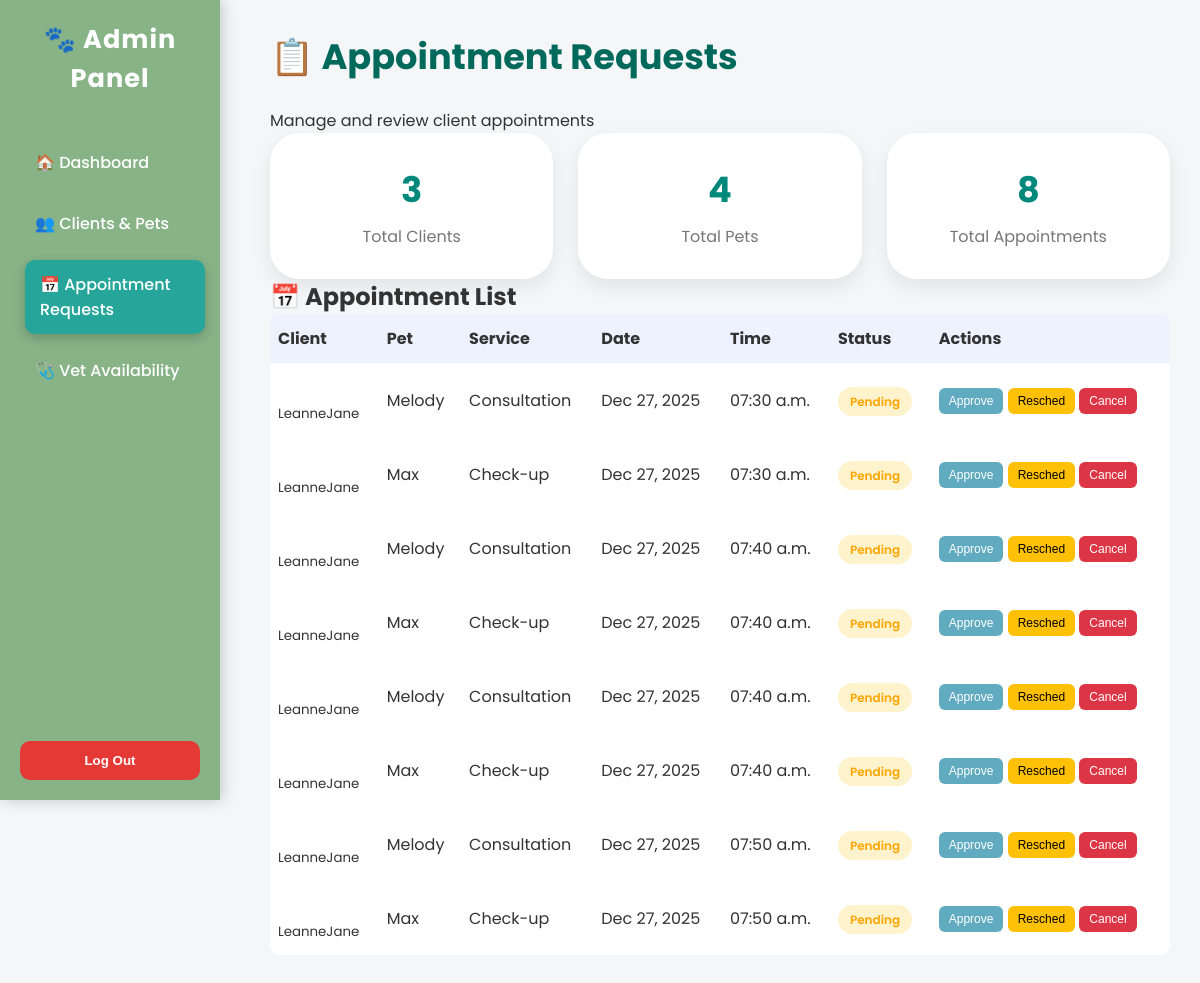
/appointment-requests/, run on the app's committed database.
### main/models.py (models this page shows, shortened)
class Appointment(models.Model):
    APPOINTMENT_TYPES = [
        ('Vaccination', 'Vaccination'),
        ('Grooming', 'Grooming'),
        ('Check-up', 'Check-up'),
        ('Consultation', 'Consultation'),
    ]
    STATUS_CHOICES = [
        ('Pending', 'Pending'),
        ('Approved', 'Approved'),
        ('Rejected', 'Rejected'),
    ]
    PAYMENT_STATUS = [
        ('Unpaid', 'Unpaid'),
        ('Paid', 'Paid'),
    ]
    user = models.ForeignKey(User, on_delete=models.CASCADE)
    pet = models.ForeignKey(
        Pet,
        on_delete=models.SET_NULL,
        null=True,
        blank=True,
        related_name='appointments'
    )
    date = models.DateField()
    time = models.TimeField()
    appointment_type = models.CharField(
        max_length=20,
        choices=APPOINTMENT_TYPES
    )
    notes = models.TextField(blank=True)
    status = models.CharField(
        max_length=20,
        choices=STATUS_CHOICES,
        default='Pending'
    )
    payment_status = models.CharField(
        max_length=10,
        choices=PAYMENT_STATUS,
        default='Unpaid'
    )
    created_at = models.DateTimeField(auto_now_add=True)
    class Meta:
        ordering = ['date', 'time']

class Pet(models.Model):
    owner = models.ForeignKey(User, on_delete=models.CASCADE)
    name = models.CharField(max_length=100)
    species = models.CharField(max_length=50)
    breed = models.CharField(max_length=100, blank=True, null=True)
    gender = models.CharField(max_length=10)
    color = models.CharField(max_length=50, blank=True, null=True)
    birthday = models.DateField(blank=True, null=True)
    age = models.PositiveIntegerField(default=0)
    weight = models.DecimalField(max_digits=5, decimal_places=2, blank=True, null=True)
    image = models.ImageField(upload_to='pets/', blank=True, null=True)
    is_active = models.BooleanField(default=True)  # Soft-delete flag

### main/views.py (the view)
# urls.py: path('appointment-requests/', views.appointment_requests, name='appointment_requests'),
def appointment_requests(request):
    appointments = Appointment.objects.select_related('user', 'pet').all().order_by('-date', 'time')
    total_users = User.objects.filter(is_staff=False).count()
    total_pets = Pet.objects.count()
    total_appointments = appointments.count()
    context = {
        'appointments': appointments,
        'total_users': total_users,
        'total_pets': total_pets,
        'total_appointments': total_appointments
    }
    return render(request, 'admin/appointment_requests.html', context)

### main/templates/admin/appointment_requests.html (shortened to what this page needs)
{% load static %}
<!DOCTYPE html>
<html lang="en">
<head>
    <link rel="stylesheet" href="{% static 'css/admin/admin_dashboard.css' %}">
    <link rel="stylesheet" href="{% static 'css/admin/appointment_list.css' %}">
</head>
<body>
<div class="sidebar">
    <div>
        <h2>🐾 Admin Panel</h2>
        <div class="nav-links">
            <a href="{% url 'admin_dashboard' %}">🏠 Dashboard</a>
            <a href="{% url 'clients_pets' %}">👥 Clients & Pets</a>
            <a href="{% url 'appointment_requests' %}" class="active">📅 Appointment Requests</a>
            <a href="{% url 'vet_availability_admin' %}">🩺 Vet Availability</a>
        </div>
    </div>
    <form action="{% url 'logout' %}" method="post">
        <button type="submit" class="logout-btn">Log Out</button>
    </form>
</div>
<div class="main-content">
    <div class="dashboard-header">
        <h1>📋 Appointment Requests</h1>
        <p>Manage and review client appointments</p>
    </div>
    <div class="card-container">
        <div class="card">
            <h2>{{ total_users }}</h2>
            <p>Total Clients</p>
        </div>
        <div class="card">
            <h2>{{ total_pets }}</h2>
            <p>Total Pets</p>
        </div>
        <div class="card">
            <h2>{{ total_appointments }}</h2>
            <p>Total Appointments</p>
        </div>
    </div>
    <div class="table-container">
        <h2>📅 Appointment List</h2>
        <table class="data-table">
            <thead>
                <tr>
                    <th>Client</th>
                    <th>Pet</th>
                    <th>Service</th>
                    <th>Date</th>
                    <th>Time</th>
                    <th>Status</th>
                    <th>Actions</th>
                </tr>
            </thead>
            <tbody>
            {% for a in appointments %}
                <tr>
                    <td>
                        <strong>{{ a.user.first_name }} {{ a.user.last_name }}</strong><br>
                        <small>{{ a.user.username }}</small>
                    </td>
                    <td>{{ a.pet.name }}</td>
                    <td>{{ a.appointment_type }}</td>
                    <td>{{ a.date|date:"M d, Y" }}</td>
                    <td>{{ a.time|time:"h:i a" }}</td>
                    <td>
                        <span class="status {{ a.status|lower }}">
                            {{ a.status }}
                        </span>
                    </td>
                    <td class="action-buttons">
                        <button class="btn approve"
                                onclick="confirmAction('approve', {{ a.id }})"
                                {% if a.status != 'Pending' %}disabled{% endif %}>
                            Approve
                        </button>
                        <button class="btn resched"
                                onclick="openReschedule({{ a.id }})"
                                {% if a.status == 'Cancelled' %}disabled{% endif %}>
                            Resched
                        </button>
                        <button class="btn cancel"
                                onclick="confirmAction('cancel', {{ a.id }})"
                                {% if a.status == 'Cancelled' %}disabled{% endif %}>
                            Cancel
                        </button>
                    </td>
                </tr>
            {% empty %}
                <tr>
                    <td colspan="7" style="text-align:center;">
                        No appointment requests found.
                    </td>
                </tr>
            {% endfor %}
            </tbody>
        </table>
    </div>
</div>
</body>
</html>

### main/static/css/admin/admin_dashboard.css (style rules this page uses)
:root { --primary: #00897b; --secondary: #26a69a; --dark: #00695c; --light: #f4f6f9; --white: #fff; --danger: #e53935; }
* { box-sizing: border-box; margin: 0; padding: 0; }
body { font-family: 'Poppins', sans-serif; background: var(--light); color: #333; }
.sidebar { width: 260px; height: 100vh; position: fixed; display: flex; flex-direction: column; justify-content: space-between; padding: 25px 20px; background: linear-gradient(180deg, var(--dark), var(--primary)); color: var(--white); box-shadow: 2px 0 15px rgba(0,0,0,0.2); }
.sidebar h2 { text-align: center; font-size: 1.6rem; font-weight: 700; margin-bottom: 40px; letter-spacing: 1px; }
.nav-links a { display: flex; align-items: center; padding: 12px 15px; margin-bottom: 12px; border-radius: 10px; color: var(--white); font-weight: 500; text-decoration: none; transition: all 0.3s ease; }
.nav-links a:hover, .nav-links a.active { background: var(--secondary); transform: translateX(5px); box-shadow: 0 4px 12px rgba(0,0,0,0.2); }
.logout-btn { width: 100%; padding: 12px; border: none; border-radius: 10px; background: var(--danger); color: var(--white); font-weight: 600; cursor: pointer; transition: 0.3s; }
.main-content { margin-left: 280px; padding: 40px; }
.dashboard-header h1 { font-size: 2.2rem; font-weight: 700; color: var(--dark); margin-bottom: 25px; }
.card-container { display: grid; grid-template-columns: repeat(auto-fit, minmax(220px, 1fr)); gap: 25px; }
.card { background: var(--white); padding: 30px; text-align: center; border-radius: 30px; box-shadow: 0 8px 20px rgba(0,0,0,0.08); transition: all 0.3s ease; }
.card h2 { font-size: 2.2rem; color: var(--primary); margin-bottom: 8px; }
.card p { color: #777; font-size: 1rem; }

### main/static/css/admin/appointment_list.css (style rules this page uses)
body { font-family: 'Poppins', sans-serif; background: #f4f6f8; margin: 0; }
.sidebar { width: 220px; height: 100vh; background: rgb(135, 179, 135); color: white; padding: 20px; position: fixed; }
.sidebar a { display: block; color: white; text-decoration: none; margin: 12px 0; }
.main-content { margin-left: 240px; padding: 30px; }
table { width: 100%; background: white; border-radius: 10px; border-collapse: collapse; overflow: hidden; }
th, td { padding: 14px; text-align: left; }
thead { background: #eef2ff; }
.status { padding: 6px 12px; border-radius: 20px; font-size: 12px; font-weight: 600; }
.status.pending { background: #fff3cd; }
.btn { padding: 6px 10px; border: none; border-radius: 6px; font-size: 12px; cursor: pointer; }
.approve { background: #61abc1; color: white; }
.cancel { background: #dc3545; color: white; }
.resched { background: #ffc107; }

### main/templates/admin/appointment_requests.html (style rules this page uses)
.data-table th, .data-table td { padding: 12px 8px; text-align: left; }
.status.pending { color: orange; }

### data on the page
Appointment: user.username "LeanneJane", pet.name "Melody", appointment_type "Consultation", date "Dec 27, 2025", time "07:30 a.m.", status "Pending"
Appointment: user.username "LeanneJane", pet.name "Max", appointment_type "Check-up", date "Dec 27, 2025", time "07:30 a.m.", status "Pending"
Appointment: user.username "LeanneJane", pet.name "Melody", appointment_type "Consultation", date "Dec 27, 2025", time "07:40 a.m.", status "Pending"
Appointment: user.username "LeanneJane", pet.name "Max", appointment_type "Check-up", date "Dec 27, 2025", time "07:40 a.m.", status "Pending"
Appointment: user.username "LeanneJane", pet.name "Melody", appointment_type "Consultation", date "Dec 27, 2025", time "07:40 a.m.", status "Pending"
Appointment: user.username "LeanneJane", pet.name "Max", appointment_type "Check-up", date "Dec 27, 2025", time "07:40 a.m.", status "Pending"
Appointment: user.username "LeanneJane", pet.name "Melody", appointment_type "Consultation", date "Dec 27, 2025", time "07:50 a.m.", status "Pending"
Appointment: user.username "LeanneJane", pet.name "Max", appointment_type "Check-up", date "Dec 27, 2025", time "07:50 a.m.", status "Pending"

### other printed values
{{ total_users }} "3"
{{ total_pets }} "4"
{{ total_appointments }} "8"
